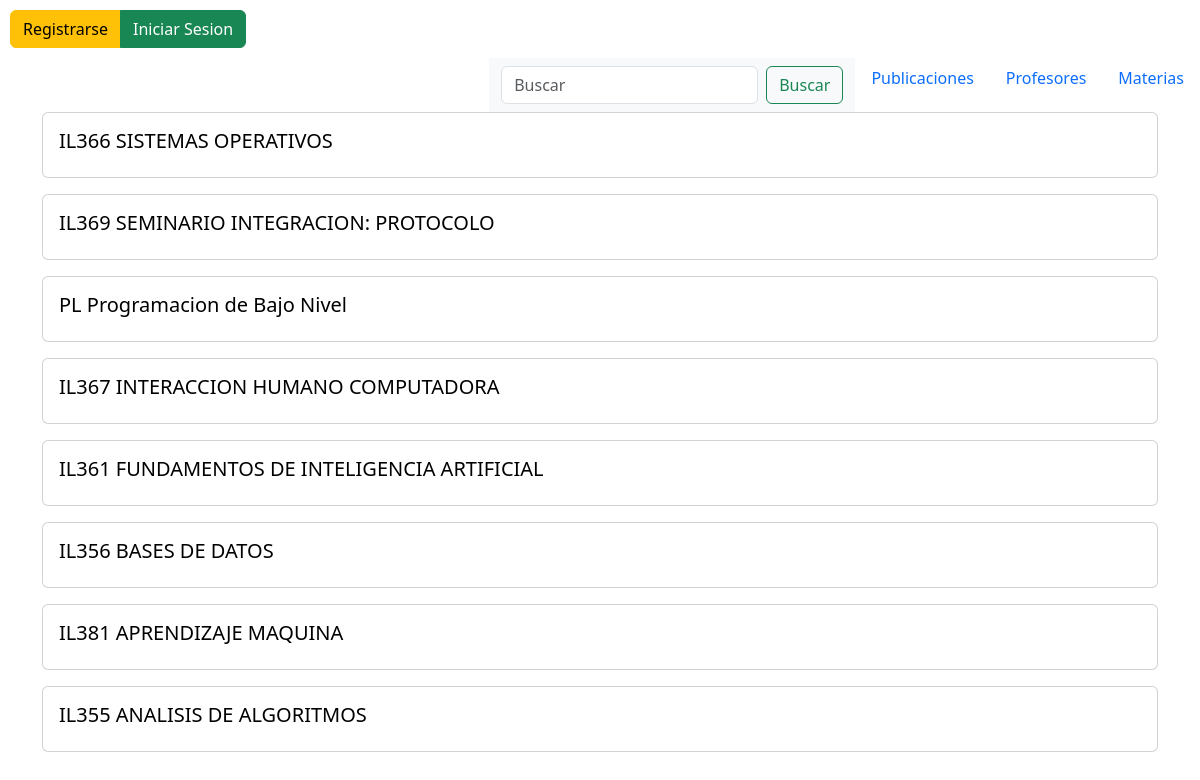
Screenshot of /materias/ with the database file from the repository.
### materia/models.py (models this page shows, shortened)
class Materia(models.Model):
    clave = models.CharField(max_length=10)
    nombre = models.CharField(max_length=50)
    departamento = models.CharField(max_length=50)
    usuarios = models.ManyToManyField('usuario.Usuario', through='publicacion.Publicacion')
    profesores = models.ManyToManyField('profesor.Profesor', through='publicacion.Publicacion')

### materia/views.py (the view)
# urls.py: path('materias/', views.MateriaView.as_view(), name='materias'),
class MateriaView(generic.ListView):
    template_name = 'materia/mostrar_materia.html'
    def get_queryset(self):
        queryset = Materia.objects.order_by('-nombre')
        query = self.request.GET.get('q')
        if query:
            queryset = queryset.filter(nombre__icontains=query)
        return queryset

### templates/materia/mostrar_materia.html (shortened to what this page needs)
{%extends "base.html"%}
{%block content%}
    <section>
        {%if user.is_authenticated%}
        <div class="btn-group" role="group" aria-label="Basic mixed styles example" style="margin: 10px;">
            <a href="{% url 'usuario:logout' %}"  class="btn btn-danger">Cerrar Sesion</a>
            <a href="{% url 'publicacion:crear_resena' %}" class="btn btn-success">Crear Reseña</a>
        </div>
        {%else%}
        <div class="btn-group" role="group" aria-label="Basic mixed styles example" style="margin: 10px;">
            <a href="{% url 'usuario:registro' %}"  class="btn btn-warning">Registrarse</a>
            <a href="{% url 'usuario:inicio' %}"  class="btn btn-success">Iniciar Sesion</a>
        </div>
        {%endif%}
        <ul class="nav justify-content-end">
            <nav class="navbar bg-body-tertiary">
                <div class="container-fluid">
                  <form class="d-flex" role="search" method="get" action="{% url 'materia:materias' %}">
                    <input class="form-control me-2" type="search" name="q" placeholder="Buscar" aria-label="Search" value="{{ request.GET.q }}">
                    <button class="btn btn-outline-success" type="submit">Buscar</button>
                  </form>
                </div>
            </nav>
            <li class="nav-item">
                <a class="nav-link" href="{% url 'publicacion:index' %}">Publicaciones</a>
            </li>
            <li class="nav-item">
              <a class="nav-link" href="{% url 'profesor:profesores' %}">Profesores</a>
            </li>
            <li class="nav-item">
              <a class="nav-link" href="{% url 'materia:materias' %}">Materias</a>
            </li>
        </ul>
    </section>
    {%for materia in materia_list%}
    <section>
        <div class="container">
            <div class="card mb-3">
                <div class="card-body">
                  <h5 class="card-title"><a href="{% url 'publicacion:materia' materia.id%}" style="text-decoration: none; color: black;">{{materia.clave}} {{materia.nombre}}</a></h5>
                </div>
            </div>
        </div>
    </section>
    {%endfor%}
{%endblock content%}

### rows the page displays
Materia: clave "IL366", nombre "SISTEMAS OPERATIVOS"
Materia: clave "IL369", nombre "SEMINARIO INTEGRACION: PROTOCOLO"
Materia: clave "PL", nombre "Programacion de Bajo Nivel"
Materia: clave "IL367", nombre "INTERACCION HUMANO COMPUTADORA"
Materia: clave "IL361", nombre "FUNDAMENTOS DE INTELIGENCIA ARTIFICIAL"
Materia: clave "IL356", nombre "BASES DE DATOS"
Materia: clave "IL381", nombre "APRENDIZAJE MAQUINA"
Materia: clave "IL355", nombre "ANALISIS DE ALGORITMOS"
